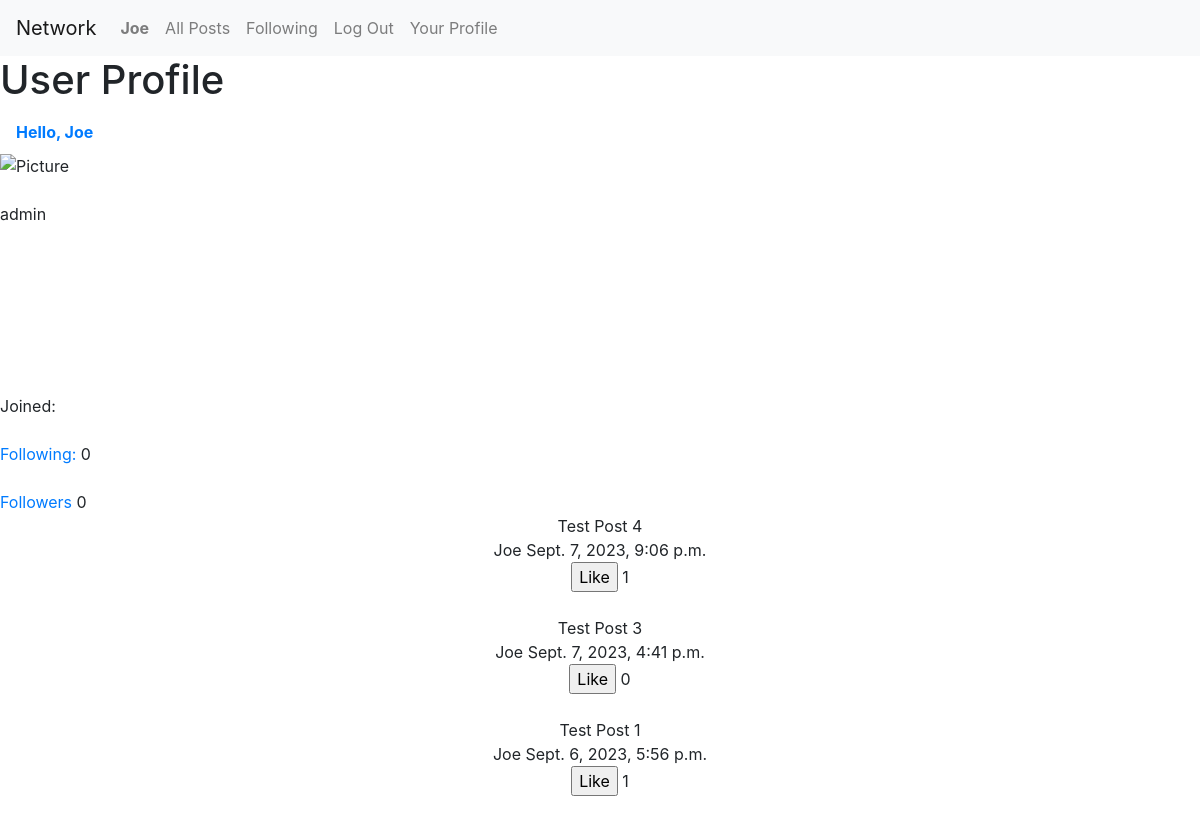
/user_profile/1/ (signed in), run on the app's committed database.
### network/models.py (models this page shows, shortened)
class User(AbstractUser):
    pass

class Post(models.Model):
    user_post = models.ForeignKey(
        User, on_delete=models.CASCADE, blank=True, null=True)
    post_text = models.CharField(max_length=240)
    date_posted = models.DateTimeField(auto_now_add=True)
    number_of_likes = models.IntegerField(default=0)

### network/views.py (the view)
# urls.py: path('user_profile', views.user_profile, name='user_profile'),
def user_profile(request, user_id):
    user_information = User.objects.get(pk=user_id)
    posts = Post.objects.filter(
        user_post=request.user.id).order_by("-date_posted").all()
    number_of_following = Follow.objects.filter(
        users_following=user_information)
    number_of_followers = Follow.objects.filter(
        user_followers=user_information)
    return render(request, 'network/user_profile.html', {
        "user_information": user_information,
        "posts": posts,
        "number_of_following": number_of_following,
        "number_of_followers": number_of_followers,
    })

### network/templates/network/user_profile.html (shortened to what this page needs)
{% extends "network/layout.html" %}
{% block body %}
    <body>
        <h1>User Profile</h1>
        {% if user.is_authenticated %}
            <a class="nav-link" href="#"><strong>Hello, {{ user.username }}</strong></a>
    {% endif %}
    <div>
        <img src="{{ user_information.profile.profile_picture.url }}" width="100", alt="Picture"> <br><br>
        {{ user_information }} <br><br>
        {{ user_information.profile.twitter_name }} <br><br>
        {{ user_information.profile.email }} <br><br>
        {{ user_information.profile.location }} <br><br>
        Joined: {{ user_information.profile.date_created }}<br><br>
        <a href="{% url 'following'  user_id=user.id %}">Following:</a>
        {{ number_of_following.count }}<br><br>
        <a href="{% url 'follower' user_id=user.id %}">Followers</a>
        {{ number_of_followers.count }}
    </div>
    <div>
    <center>
        {% for post in posts %}
        {{ post.post_text }} <br>{{ post.user_post }} {{ post.date_posted }}<br>
        <form action="{% url 'add_like_user_page' post.id %}" method="post" enctype="multipart/form-data">
            <input type="submit" value="Like"> {{ post.number_of_likes }}<br><br>
        </form>
        {% endfor %}
    </center>
    </div>
    </body>
{% endblock %}

### network/templates/network/layout.html (shortened to what this page needs)
{% load static %}
<!DOCTYPE html>
<html lang="en">
    <head>
        <link rel="stylesheet" href="https://stackpath.bootstrapcdn.com/bootstrap/4.4.1/css/bootstrap.min.css">
        <link href="{% static 'network/styles.css' %}" rel="stylesheet">
    </head>
    <body>
        <nav class="navbar navbar-expand-lg navbar-light bg-light">
            <a class="navbar-brand" href="#">Network</a>
            <div>
              <ul class="navbar-nav mr-auto">
                {% if user.is_authenticated %}
                    <li class="nav-item">
                        <a class="nav-link" href="#"><strong>{{ user.username }}</strong></a>
                    </li>
                {% endif %}
                <li class="nav-item">
                  <a class="nav-link" href="{% url 'index' %}">All Posts</a>
                </li>
                {% if user.is_authenticated %}
                    <li class="nav-item">
                        <a class="nav-link" href="#">Following</a>
                    </li>
                    <li class="nav-item">
                        <a class="nav-link" href="{% url 'logout' %}">Log Out</a>
                    </li>
                    <li class="nav-item">
                        <a class="nav-link" href="{% url 'user_profile' user.id %}">Your Profile</a>
                    </li>
                {% endif %}
              </ul>
            </div>
          </nav>
        <div class="body">
            {% block body %}
            {% endblock %}
        </div>
    </body>
</html>

### data on the page
User: username "Joe"
User: username "admin"
Post: post_text "Test Post 4", user_post "Joe", date_posted "Sept. 7, 2023, 9:06 p.m.", number_of_likes "1"
Post: post_text "Test Post 3", user_post "Joe", date_posted "Sept. 7, 2023, 4:41 p.m.", number_of_likes "0"
Post: post_text "Test Post 1", user_post "Joe", date_posted "Sept. 6, 2023, 5:56 p.m.", number_of_likes "1"

### other printed values
{{ number_of_following.count }} "0"
{{ number_of_followers.count }} "0"
